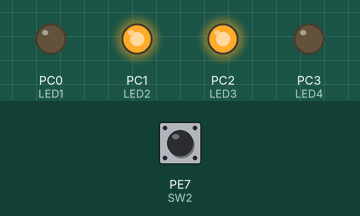
A program run on a simulated ATmega1281, built with avr-gcc and emulated at 16 MHz. On the bench: output pins drawn as LEDs (lit = HIGH). Dashed ring = blinking. The inputs (shaded band) are chosen by the test bench; at power-on: PE7 (SW2) HIGH.

Above: at 1.2 s.
1.3 s: PE7 (SW2) pulsed LOW 5 times (0.12 s each, 0.3 s apart)
At 2.8 s:
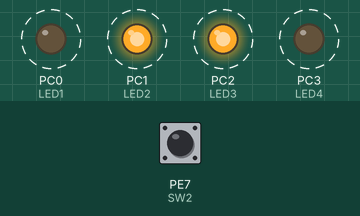
4.3 s: PE7 (SW2) pulled LOW for 0.15 s
At 5.4 s:
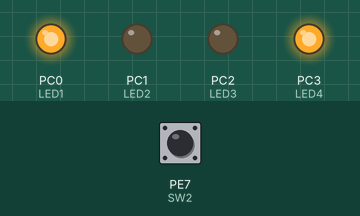
5.9 s: PE7 (SW2) pulled LOW for 1 s
At 6.6 s:
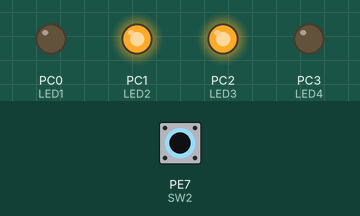
Timing chart, 0 to 8.9 s (numbered marks = the images above; inputs shaded):
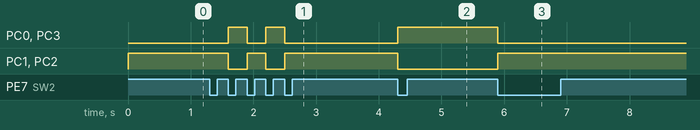

Measured:
- after the input at 1.3 s, PC0 (LED1), PC3 (LED4): alternates HIGH for 0.30 s and LOW for 0.30 s, 4 changes in all, then stays LOW, starting after 0.30 s; PC1 (LED2), PC2 (LED3): alternates HIGH for 0.30 s and LOW for 0.30 s, 4 changes in all, then stays HIGH, starting after 0.30 s
- after the input at 4.3 s, PC0 (LED1), PC3 (LED4): LOW → HIGH at once; PC1 (LED2), PC2 (LED3): HIGH → LOW at once
- after the input at 5.9 s, PC0 (LED1), PC3 (LED4): HIGH → LOW at once; PC1 (LED2), PC2 (LED3): LOW → HIGH at once

The program:

main.c
```c
/*
 * LED_project2.c
 *
 * Created: 2023-12-10 오후 8:41:14
 * Author : dltkd
 */

#include <avr/io.h>

#define LED1 PC0
#define LED2 PC1
#define LED3 PC2
#define LED4 PC3
#define SW2 PE7

uint8_t switch_hit(void);

int main(void)
{
	/* Replace with your application code */

	//변수와 초기값을 설정한다.
	DDRC = _BV(LED1) | _BV(LED2) | _BV(LED3) | _BV(LED4);
	PORTE = _BV(SW2);
	PORTC |= _BV(LED2) | _BV(LED3);
	uint8_t i = 0;
	uint8_t led_pattern[2] = {0x06, 0x09};

	while (1)
	{
		//스위치를 누르면 값이 다른 패턴이 나오게 한다.
		if(switch_hit())
		{
			PORTC = (PORTC & 0xf0) | led_pattern[i++%2];
		}
	}
}

//스위치를 눌렀을 때에만 1이라는 값을 쓰게 한다.
uint8_t switch_hit(void)
{
	static uint8_t prev_state = _BV(SW2);
	uint8_t cur_state;

	cur_state = PINE & _BV(SW2);
	if(prev_state != cur_state)
	{
		prev_state = cur_state;
		if(!cur_state) return 1;
		else return 0;
	}
	else
	return 0;
}
```
